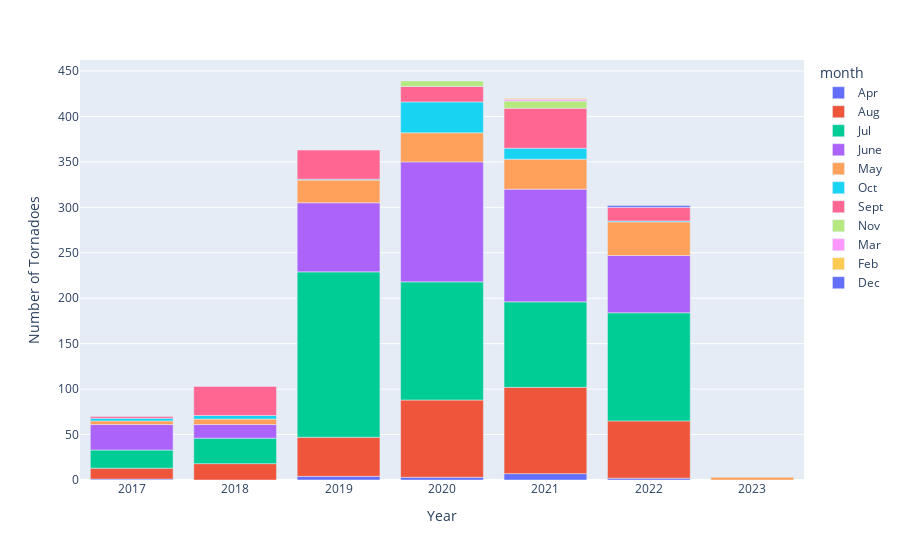

Source (notebook cell):
### Code cell
year_month = dataset.groupby(['Year','month'])['event_name'].count().reset_index(name='Number of Tornadoes')
year_month.sort_values('Year',inplace=True)
px.bar(year_month,x='Year',y='Number of Tornadoes',color='month',title='Number of Tornadoes per month in each year')

### Figure 1 — Plotly figure (JSON) as saved in the notebook; plotly's stock layout.template omitted (floating-point values rounded to 4 significant figures)
{"data": [{"alignmentgroup": "True", "hovertemplate": "month=Apr<br>Year=%{x}<br>Number of Tornadoes=%{y}<extra></extra>", "legendgroup": "Apr", "marker": {"color": "#636efa", "pattern": {"shape": ""}}, "name": "Apr", "offsetgroup": "Apr", "orientation": "v", "showlegend": true, "textposition": "auto", "type": "bar", "x": [2017, 2019, 2020, 2021, 2022], "xaxis": "x", "y": [1, 4, 3, 7, 2], "yaxis": "y"}, {"alignmentgroup": "True", "hovertemplate": "month=Aug<br>Year=%{x}<br>Number of Tornadoes=%{y}<extra></extra>", "legendgroup": "Aug", "marker": {"color": "#EF553B", "pattern": {"shape": ""}}, "name": "Aug", "offsetgroup": "Aug", "orientation": "v", "showlegend": true, "textposition": "auto", "type": "bar", "x": [2017, 2018, 2019, 2020, 2021, 2022], "xaxis": "x", "y": [12, 18, 43, 85, 95, 63], "yaxis": "y"}, {"alignmentgroup": "True", "hovertemplate": "month=Jul<br>Year=%{x}<br>Number of Tornadoes=%{y}<extra></extra>", "legendgroup": "Jul", "marker": {"color": "#00cc96", "pattern": {"shape": ""}}, "name": "Jul", "offsetgroup": "Jul", "orientation": "v", "showlegend": true, "textposition": "auto", "type": "bar", "x": [2017, 2018, 2019, 2020, 2021, 2022], "xaxis": "x", "y": [20, 28, 182, 130, 94, 119], "yaxis": "y"}, {"alignmentgroup": "True", "hovertemplate": "month=June<br>Year=%{x}<br>Number of Tornadoes=%{y}<extra></extra>", "legendgroup": "June", "marker": {"color": "#ab63fa", "pattern": {"shape": ""}}, "name": "June", "offsetgroup": "June", "orientation": "v", "showlegend": true, "textposition": "auto", "type": "bar", "x": [2017, 2018, 2019, 2020, 2021, 2022], "xaxis": "x", "y": [28, 15, 76, 132, 124, 63], "yaxis": "y"}, {"alignmentgroup": "True", "hovertemplate": "month=May<br>Year=%{x}<br>Number of Tornadoes=%{y}<extra></extra>", "legendgroup": "May", "marker": {"color": "#FFA15A", "pattern": {"shape": ""}}, "name": "May", "offsetgroup": "May", "orientation": "v", "showlegend": true, "textposition": "auto", "type": "bar", "x": [2017, 2018, 2019, 2020, 2021, 2022, 2023], "xaxis": "x", "y": [4, 6, 25, 32, 33, 37, 3], "yaxis": "y"}, {"alignmentgroup": "True", "hovertemplate": "month=Oct<br>Year=%{x}<br>Number of Tornadoes=%{y}<extra></extra>", "legendgroup": "Oct", "marker": {"color": "#19d3f3", "pattern": {"shape": ""}}, "name": "Oct", "offsetgroup": "Oct", "orientation": "v", "showlegend": true, "textposition": "auto", "type": "bar", "x": [2017, 2018, 2019, 2020, 2021, 2022], "xaxis": "x", "y": [3, 4, 1, 34, 12, 1], "yaxis": "y"}, {"alignmentgroup": "True", "hovertemplate": "month=Sept<br>Year=%{x}<br>Number of Tornadoes=%{y}<extra></extra>", "legendgroup": "Sept", "marker": {"color": "#FF6692", "pattern": {"shape": ""}}, "name": "Sept", "offsetgroup": "Sept", "orientation": "v", "showlegend": true, "textposition": "auto", "type": "bar", "x": [2017, 2018, 2019, 2020, 2021, 2022], "xaxis": "x", "y": [2, 32, 32, 17, 44, 15], "yaxis": "y"}, {"alignmentgroup": "True", "hovertemplate": "month=Nov<br>Year=%{x}<br>Number of Tornadoes=%{y}<extra></extra>", "legendgroup": "Nov", "marker": {"color": "#B6E880", "pattern": {"shape": ""}}, "name": "Nov", "offsetgroup": "Nov", "orientation": "v", "showlegend": true, "textposition": "auto", "type": "bar", "x": [2020, 2021], "xaxis": "x", "y": [6, 8], "yaxis": "y"}, {"alignmentgroup": "True", "hovertemplate": "month=Mar<br>Year=%{x}<br>Number of Tornadoes=%{y}<extra></extra>", "legendgroup": "Mar", "marker": {"color": "#FF97FF", "pattern": {"shape": ""}}, "name": "Mar", "offsetgroup": "Mar", "orientation": "v", "showlegend": true, "textposition": "auto", "type": "bar", "x": [2021], "xaxis": "x", "y": [2], "yaxis": "y"}, {"alignmentgroup": "True", "hovertemplate": "month=Feb<br>Year=%{x}<br>Number of Tornadoes=%{y}<extra></extra>", "legendgroup": "Feb", "marker": {"color": "#FECB52", "pattern": {"shape": ""}}, "name": "Feb", "offsetgroup": "Feb", "orientation": "v", "showlegend": true, "textposition": "auto", "type": "bar", "x": [2021], "xaxis": "x", "y": [1], "yaxis": "y"}, {"alignmentgroup": "True", "hovertemplate": "month=Dec<br>Year=%{x}<br>Number of Tornadoes=%{y}<extra></extra>", "legendgroup": "Dec", "marker": {"color": "#636efa", "pattern": {"shape": ""}}, "name": "Dec", "offsetgroup": "Dec", "orientation": "v", "showlegend": true, "textposition": "auto", "type": "bar", "x": [2022], "xaxis": "x", "y": [2], "yaxis": "y"}], "layout": {"barmode": "relative", "legend": {"title": {"text": "month"}, "tracegroupgap": 0}, "margin": {"t": 60}, "xaxis": {"anchor": "y", "domain": [0, 1], "title": {"text": "Year"}}, "yaxis": {"anchor": "x", "domain": [0, 1], "title": {"text": "Number of Tornadoes"}}}}
